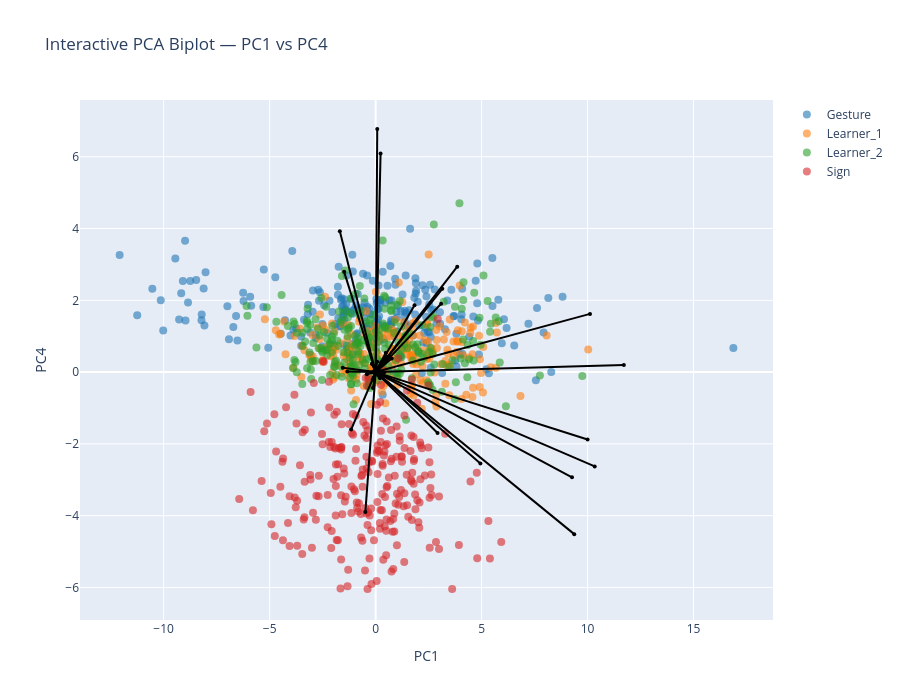

Notebook code for this chart:
### Markdown cell above
### Biplot PC1-PC4

### Code cell
pcs_to_plot = [1, 4]  # PC1–PC2

sig_features_GS = (
    df_sig_vars_GS[
        (df_sig_vars_GS["sig_loading"]) &
        (df_sig_vars_GS["PC"].isin(pcs_to_plot))
    ]["feature"]
    .unique()
)

feature_names = df_clean.columns[:-1]
selected_vars = [feature_names.get_loc(f) for f in sig_features_GS if f in feature_names]

arrow_strength = (
    df_sig_vars_GS[df_sig_vars_GS["PC"].isin(pcs_to_plot)]
    .groupby("feature")["index_loading"]
    .mean()
    .to_dict()
)

interactive_PCA_biplot(
    score=x_new_GS, 
    coeff=loadings_GS, 
    labels=feature_names, 
    y=y, 
    selected_vars=selected_vars, 
    pc_x=pcs_to_plot[0], pc_y=pcs_to_plot[1],
    show_labels=False,
    le=le,
    arrow_strength=arrow_strength
)

# static plot
static_PCA_biplot(
    score=x_new_GS, 
    coeff=loadings_GS, 
    labels=feature_names, 
    y=y, 
    selected_vars=selected_vars, 
    pc_x=pcs_to_plot[0], pc_y=pcs_to_plot[1],
    show_labels=False,
    arrow_strength=arrow_strength,
    le=le,
    save_path=os.path.join(curfolder, "Plots", "PCA_GS_all_PC1_4_biplot.png")
)

### Figure 1 — Plotly figure (JSON) as saved in the notebook; plotly's stock layout.template omitted (floating-point values rounded to 4 significant figures; data arrays with more than 128 entries replaced by an {"elided": "..."} marker saying what was removed)
{"data": [{"hoverinfo": "text", "marker": {"color": "#1f77b4", "opacity": 0.6, "size": 8}, "mode": "markers", "name": "Gesture", "showlegend": true, "text": {"elided": "250 str values"}, "type": "scatter", "x": {"elided": "250 float values"}, "y": {"elided": "250 float values"}}, {"hoverinfo": "text", "marker": {"color": "#ff7f0e", "opacity": 0.6, "size": 8}, "mode": "markers", "name": "Learner_1", "showlegend": true, "text": {"elided": "249 str values"}, "type": "scatter", "x": {"elided": "249 float values"}, "y": {"elided": "249 float values"}}, {"hoverinfo": "text", "marker": {"color": "#2ca02c", "opacity": 0.6, "size": 8}, "mode": "markers", "name": "Learner_2", "showlegend": true, "text": {"elided": "247 str values"}, "type": "scatter", "x": {"elided": "247 float values"}, "y": {"elided": "247 float values"}}, {"hoverinfo": "text", "marker": {"color": "#d62728", "opacity": 0.6, "size": 8}, "mode": "markers", "name": "Sign", "showlegend": true, "text": {"elided": "243 str values"}, "type": "scatter", "x": {"elided": "243 float values"}, "y": {"elided": "243 float values"}}, {"hoverinfo": "text", "hovertext": "gross__magnitude__arm_speed_Gmean", "line": {"color": "black"}, "marker": {"size": 4}, "mode": "lines+markers", "showlegend": false, "textposition": "top center", "type": "scatter", "x": [0, 2.923], "y": [0, -1.695]}, {"hoverinfo": "text", "hovertext": "gross__variability__arm_speed_Gstd", "line": {"color": "black"}, "marker": {"size": 4}, "mode": "lines+markers", "showlegend": false, "textposition": "top center", "type": "scatter", "x": [0, 11.71], "y": [0, 0.2]}, {"hoverinfo": "text", "hovertext": "gross__magnitude__arm_speed_peak_mean", "line": {"color": "black"}, "marker": {"size": 4}, "mode": "lines+markers", "showlegend": false, "textposition": "top center", "type": "scatter", "x": [0, 10.34], "y": [0, -2.628]}, {"hoverinfo": "text", "hovertext": "gross__variability__arm_speed_peak_std", "line": {"color": "black"}, "marker": {"size": 4}, "mode": "lines+markers", "showlegend": false, "textposition": "top center", "type": "scatter", "x": [0, 1.836], "y": [0, 1.865]}, {"hoverinfo": "text", "hovertext": "gross__rhythm__arm_speed_peak_n", "line": {"color": "black"}, "marker": {"size": 4}, "mode": "lines+markers", "showlegend": false, "textposition": "top center", "type": "scatter", "x": [0, -1.485], "y": [0, 2.793]}, {"hoverinfo": "text", "hovertext": "gross__rhythm__arm_speed_peak_rate", "line": {"color": "black"}, "marker": {"size": 4}, "mode": "lines+markers", "showlegend": false, "textposition": "top center", "type": "scatter", "x": [0, -1.334], "y": [0, 0.01497]}, {"hoverinfo": "text", "hovertext": "gross__rhythm__arm_speed_mod_depth", "line": {"color": "black"}, "marker": {"size": 4}, "mode": "lines+markers", "showlegend": false, "textposition": "top center", "type": "scatter", "x": [0, 9.371], "y": [0, -4.515]}, {"hoverinfo": "text", "hovertext": "gross__magnitude__arm_acc_Gmean", "line": {"color": "black"}, "marker": {"size": 4}, "mode": "lines+markers", "showlegend": false, "textposition": "top center", "type": "scatter", "x": [0, 4.944], "y": [0, -2.544]}, {"hoverinfo": "text", "hovertext": "gross__variability__arm_acc_Gstd", "line": {"color": "black"}, "marker": {"size": 4}, "mode": "lines+markers", "showlegend": false, "textposition": "top center", "type": "scatter", "x": [0, 10.12], "y": [0, 1.621]}, {"hoverinfo": "text", "hovertext": "gross__magnitude__arm_acc_peak_mean", "line": {"color": "black"}, "marker": {"size": 4}, "mode": "lines+markers", "showlegend": false, "textposition": "top center", "type": "scatter", "x": [0, 10.0], "y": [0, -1.879]}, {"hoverinfo": "text", "hovertext": "gross__variability__arm_acc_peak_std", "line": {"color": "black"}, "marker": {"size": 4}, "mode": "lines+markers", "showlegend": false, "textposition": "top center", "type": "scatter", "x": [0, 3.852], "y": [0, 2.935]}, {"hoverinfo": "text", "hovertext": "gross__rhythm__arm_acc_peak_n", "line": {"color": "black"}, "marker": {"size": 4}, "mode": "lines+markers", "showlegend": false, "textposition": "top center", "type": "scatter", "x": [0, -1.688], "y": [0, 3.921]}, {"hoverinfo": "text", "hovertext": "gross__rhythm__arm_acc_peak_rate", "line": {"color": "black"}, "marker": {"size": 4}, "mode": "lines+markers", "showlegend": false, "textposition": "top center", "type": "scatter", "x": [0, -1.554], "y": [0, 0.1233]}, {"hoverinfo": "text", "hovertext": "gross__rhythm__arm_acc_mod_depth", "line": {"color": "black"}, "marker": {"size": 4}, "mode": "lines+markers", "showlegend": false, "textposition": "top center", "type": "scatter", "x": [0, 9.265], "y": [0, -2.932]}, {"hoverinfo": "text", "hovertext": "gross__magnitude__arm_speed_integral", "line": {"color": "black"}, "marker": {"size": 4}, "mode": "lines+markers", "showlegend": false, "textposition": "top center", "type": "scatter", "x": [0, 3.147], "y": [0, 2.321]}, {"hoverinfo": "text", "hovertext": "gross__rhythm__arm_speed_sampen", "line": {"color": "black"}, "marker": {"size": 4}, "mode": "lines+markers", "showlegend": false, "textposition": "top center", "type": "scatter", "x": [0, -1.156], "y": [0, -1.601]}, {"hoverinfo": "text", "hovertext": "gross__smoothness__arm_sparc", "line": {"color": "black"}, "marker": {"size": 4}, "mode": "lines+markers", "showlegend": false, "textposition": "top center", "type": "scatter", "x": [0, -0.0975], "y": [0, 0.01737]}, {"hoverinfo": "text", "hovertext": "gross__rhythm__band1_band_power_totalarm", "line": {"color": "black"}, "marker": {"size": 4}, "mode": "lines+markers", "showlegend": false, "textposition": "top center", "type": "scatter", "x": [0, 0.4831], "y": [0, 0.5398]}, {"hoverinfo": "text", "hovertext": "gross__rhythm__band2_centroid_totalarm", "line": {"color": "black"}, "marker": {"size": 4}, "mode": "lines+markers", "showlegend": false, "textposition": "top center", "type": "scatter", "x": [0, -0.1511], "y": [0, 0.2179]}, {"hoverinfo": "text", "hovertext": "gross__rhythm__band3_band_power_totalarm", "line": {"color": "black"}, "marker": {"size": 4}, "mode": "lines+markers", "showlegend": false, "textposition": "top center", "type": "scatter", "x": [0, -0.4132], "y": [0, -0.06196]}, {"hoverinfo": "text", "hovertext": "gross__rhythm__band3_centroid_totalarm", "line": {"color": "black"}, "marker": {"size": 4}, "mode": "lines+markers", "showlegend": false, "textposition": "top center", "type": "scatter", "x": [0, -0.1412], "y": [0, -0.2124]}, {"hoverinfo": "text", "hovertext": "gross__rhythm__band3_entropy_totalarm", "line": {"color": "black"}, "marker": {"size": 4}, "mode": "lines+markers", "showlegend": false, "textposition": "top center", "type": "scatter", "x": [0, -0.0879], "y": [0, -0.146]}, {"hoverinfo": "text", "hovertext": "gross__magnitude__bbmv_arms_total", "line": {"color": "black"}, "marker": {"size": 4}, "mode": "lines+markers", "showlegend": false, "textposition": "top center", "type": "scatter", "x": [0, 3.092], "y": [0, 1.904]}, {"hoverinfo": "text", "hovertext": "gross__coordination__arm_coupling", "line": {"color": "black"}, "marker": {"size": 4}, "mode": "lines+markers", "showlegend": false, "textposition": "top center", "type": "scatter", "x": [0, 0.2044], "y": [0, -0.1702]}, {"hoverinfo": "text", "hovertext": "gross__proxdist__proximalization_index", "line": {"color": "black"}, "marker": {"size": 4}, "mode": "lines+markers", "showlegend": false, "textposition": "top center", "type": "scatter", "x": [0, -0.1695], "y": [0, 0.2366]}, {"hoverinfo": "text", "hovertext": "fine__handshape__fingertip_spread_mean", "line": {"color": "black"}, "marker": {"size": 4}, "mode": "lines+markers", "showlegend": false, "textposition": "top center", "type": "scatter", "x": [0, 0.1222], "y": [0, -0.09645]}, {"hoverinfo": "text", "hovertext": "fine__handshape__thumb_index_mean", "line": {"color": "black"}, "marker": {"size": 4}, "mode": "lines+markers", "showlegend": false, "textposition": "top center", "type": "scatter", "x": [0, 0.05355], "y": [0, -0.02795]}, {"hoverinfo": "text", "hovertext": "fine__variability__thumb_index_std", "line": {"color": "black"}, "marker": {"size": 4}, "mode": "lines+markers", "showlegend": false, "textposition": "top center", "type": "scatter", "x": [0, 0.5166], "y": [0, 0.4192]}, {"hoverinfo": "text", "hovertext": "fine__handshape__mcp_tip_mean", "line": {"color": "black"}, "marker": {"size": 4}, "mode": "lines+markers", "showlegend": false, "textposition": "top center", "type": "scatter", "x": [0, 0.09172], "y": [0, 0.1239]}, {"hoverinfo": "text", "hovertext": "fine__variability__thumb_opposition_std", "line": {"color": "black"}, "marker": {"size": 4}, "mode": "lines+markers", "showlegend": false, "textposition": "top center", "type": "scatter", "x": [0, 0.6769], "y": [0, 0.4204]}, {"hoverinfo": "text", "hovertext": "fine__handshape__handshape_size_mean", "line": {"color": "black"}, "marker": {"size": 4}, "mode": "lines+markers", "showlegend": false, "textposition": "top center", "type": "scatter", "x": [0, 0.1843], "y": [0, 0.1405]}, {"hoverinfo": "text", "hovertext": "fine__variability__handshape_size_std", "line": {"color": "black"}, "marker": {"size": 4}, "mode": "lines+markers", "showlegend": false, "textposition": "top center", "type": "scatter", "x": [0, 0.2723], "y": [0, 0.2739]}, {"hoverinfo": "text", "hovertext": "fine__variability__handshape_variability", "line": {"color": "black"}, "marker": {"size": 4}, "mode": "lines+markers", "showlegend": false, "textposition": "top center", "type": "scatter", "x": [0, 0.759], "y": [0, 0.3816]}, {"hoverinfo": "text", "hovertext": "fine__magnitude__flexion_speed_mean", "line": {"color": "black"}, "marker": {"size": 4}, "mode": "lines+markers", "showlegend": false, "textposition": "top center", "type": "scatter", "x": [0, 0.3931], "y": [0, -0.02039]}, {"hoverinfo": "text", "hovertext": "fine__variability__flexion_speed_std", "line": {"color": "black"}, "marker": {"size": 4}, "mode": "lines+markers", "showlegend": false, "textposition": "top center", "type": "scatter", "x": [0, 0.1789], "y": [0, 0.02461]}, {"hoverinfo": "text", "hovertext": "fine__coordination__finger_independence", "line": {"color": "black"}, "marker": {"size": 4}, "mode": "lines+markers", "showlegend": false, "textposition": "top center", "type": "scatter", "x": [0, -0.1648], "y": [0, -0.01334]}, {"hoverinfo": "text", "hovertext": "fine__variability__flexion_entropy", "line": {"color": "black"}, "marker": {"size": 4}, "mode": "lines+markers", "showlegend": false, "textposition": "top center", "type": "scatter", "x": [0, -0.09379], "y": [0, -0.2113]}, {"hoverinfo": "text", "hovertext": "gross__smoothness__arm_intermittency", "line": {"color": "black"}, "marker": {"size": 4}, "mode": "lines+markers", "showlegend": false, "textposition": "top center", "type": "scatter", "x": [0, 0.2341], "y": [0, 6.087]}, {"hoverinfo": "text", "hovertext": "gross__rhythm__band1_centroid_totalarm", "line": {"color": "black"}, "marker": {"size": 4}, "mode": "lines+markers", "showlegend": false, "textposition": "top center", "type": "scatter", "x": [0, -0.4827], "y": [0, -3.895]}, {"hoverinfo": "text", "hovertext": "gross__rhythm__band2_band_power_totalarm", "line": {"color": "black"}, "marker": {"size": 4}, "mode": "lines+markers", "showlegend": false, "textposition": "top center", "type": "scatter", "x": [0, -0.1229], "y": [0, -0.4413]}, {"hoverinfo": "text", "hovertext": "fine__variability__mcp_tip_std", "line": {"color": "black"}, "marker": {"size": 4}, "mode": "lines+markers", "showlegend": false, "textposition": "top center", "type": "scatter", "x": [0, 0.0749], "y": [0, 0.2852]}, {"hoverinfo": "text", "hovertext": "fine__smoothness__flexion_intermittency", "line": {"color": "black"}, "marker": {"size": 4}, "mode": "lines+markers", "showlegend": false, "textposition": "top center", "type": "scatter", "x": [0, 0.07685], "y": [0, 6.772]}], "layout": {"height": 700, "hovermode": "closest", "title": {"text": "Interactive PCA Biplot — PC1 vs PC4"}, "width": 900, "xaxis": {"title": {"text": "PC1"}}, "yaxis": {"title": {"text": "PC4"}}}}
